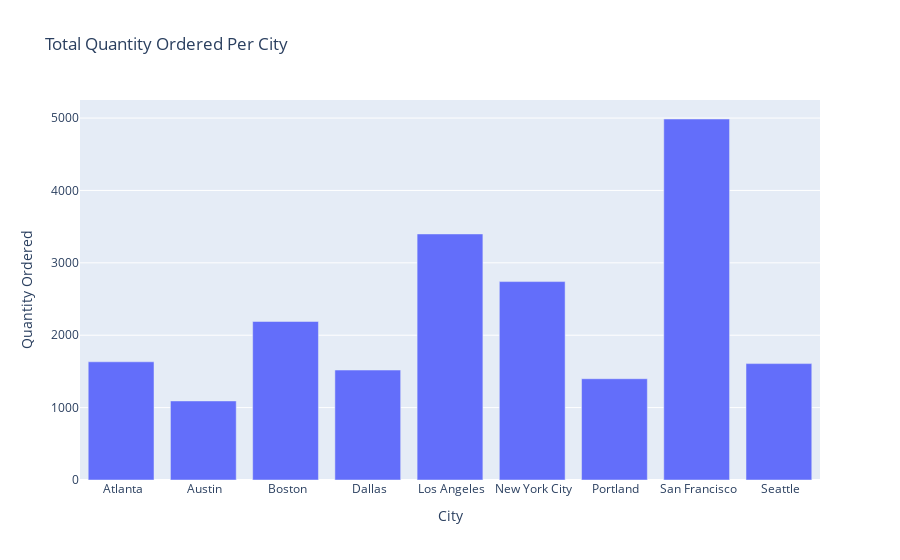
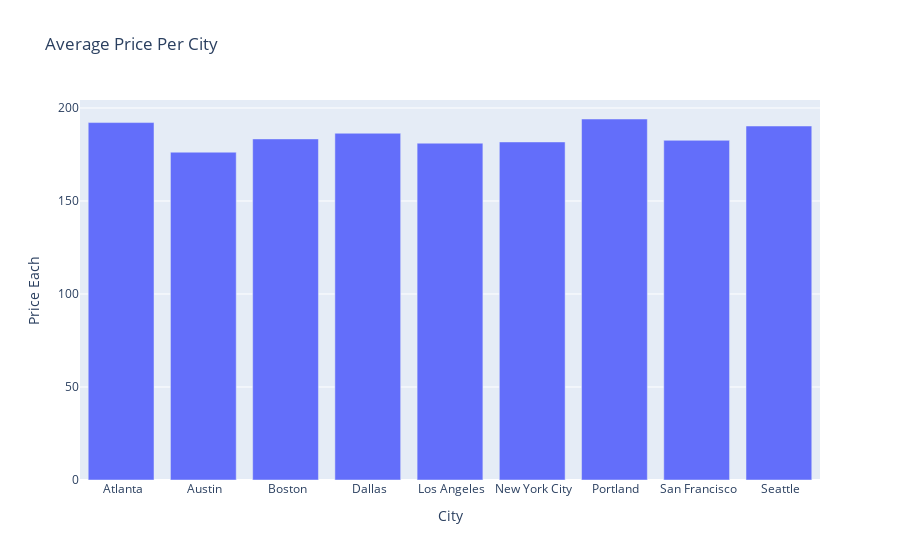
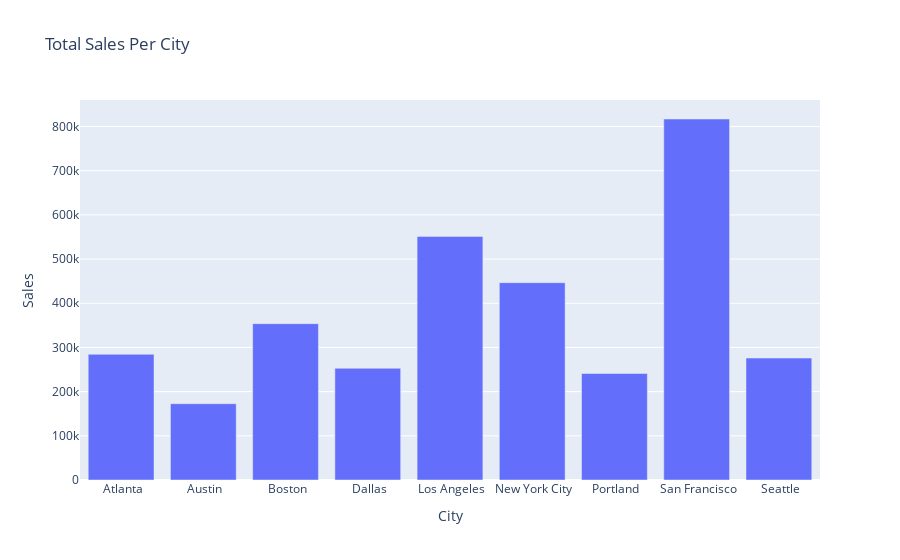

These figures' notebook cell, in order:
### Markdown cell above
Product, Order Date, Order Hour, Purchase Address
Quantity Ordered, Price Each, Sales

### Code cell
df["Quantity Ordered"] = pd.to_numeric(df["Quantity Ordered"], errors="coerce")
df["Price Each"] = pd.to_numeric(df["Price Each"], errors="coerce")
df["Sales"] = df["Price Each"] * df["Quantity Ordered"]
df["City"] = df["Purchase Address"].str.split(",", expand=True)[1]


df["Order Date"] = pd.to_datetime(df["Order Date"], format="%m/%d/%y %H:%M", errors="coerce")
df["Date"] = df["Order Date"].dt.date
df["Time"] = df["Order Date"].dt.time
df["Month"] = df["Order Date"].dt.month
df["Week"] = df["Order Date"].dt.isocalendar().week
df["Day"] = df["Order Date"].dt.day
df["Hour"] = df["Order Date"].dt.hour



group = ["Product", "Date", "Time", "Month", "Week", "Day", "Hour", "City"]
value_info = ["Quantity Ordered", "Price Each", "Sales"]

group_index = 7

value_info_index = 0
quantity = df.groupby(group[group_index], as_index=False)[value_info[value_info_index]].sum()
quantity_figure = px.bar(quantity, x=group[group_index], y=value_info[value_info_index], title=f"Total Quantity Ordered Per {group[group_index]}")
quantity_figure.show() 


value_info_index = 1
price = df.groupby(group[group_index], as_index=False)[value_info[value_info_index]].mean()
price_figure = px.bar(price, x=group[group_index], y=value_info[value_info_index], title=f"Average Price Per {group[group_index]}")
price_figure.show() 


value_info_index = 2
sales = df.groupby(group[group_index], as_index=False)[value_info[value_info_index]].sum()
sales_figure = px.bar(sales, x=group[group_index], y=value_info[value_info_index], title=f"Total Sales Per {group[group_index]}")
sales_figure.show() 

# print(quantity[value_info[value_info_index]].sum(), price[value_info[value_info_index]].sum(), sales[value_info[value_info_index]].sum())

### Figure 1 — Plotly figure (JSON) as saved in the notebook; plotly's stock layout.template omitted (floating-point values rounded to 4 significant figures)
{"data": [{"hovertemplate": "City=%{x}<br>Quantity Ordered=%{y}<extra></extra>", "legendgroup": "", "marker": {"color": "#636efa", "pattern": {"shape": ""}}, "name": "", "orientation": "v", "showlegend": false, "textposition": "auto", "type": "bar", "x": [" Atlanta", " Austin", " Boston", " Dallas", " Los Angeles", " New York City", " Portland", " San Francisco", " Seattle"], "xaxis": "x", "y": [1633.0, 1092.0, 2190.0, 1519.0, 3399.0, 2741.0, 1399.0, 4987.0, 1608.0], "yaxis": "y"}], "layout": {"barmode": "relative", "legend": {"tracegroupgap": 0}, "title": {"text": "Total Quantity Ordered Per City"}, "xaxis": {"anchor": "y", "domain": [0, 1], "title": {"text": "City"}}, "yaxis": {"anchor": "x", "domain": [0, 1], "title": {"text": "Quantity Ordered"}}}}

### Figure 2 — Plotly figure (JSON) as saved in the notebook; plotly's stock layout.template omitted (floating-point values rounded to 4 significant figures)
{"data": [{"hovertemplate": "City=%{x}<br>Price Each=%{y}<extra></extra>", "legendgroup": "", "marker": {"color": "#636efa", "pattern": {"shape": ""}}, "name": "", "orientation": "v", "showlegend": false, "textposition": "auto", "type": "bar", "x": [" Atlanta", " Austin", " Boston", " Dallas", " Los Angeles", " New York City", " Portland", " San Francisco", " Seattle"], "xaxis": "x", "y": [192.2, 176.2, 183.4, 186.4, 181.1, 181.8, 194.1, 182.6, 190.3], "yaxis": "y"}], "layout": {"barmode": "relative", "legend": {"tracegroupgap": 0}, "title": {"text": "Average Price Per City"}, "xaxis": {"anchor": "y", "domain": [0, 1], "title": {"text": "City"}}, "yaxis": {"anchor": "x", "domain": [0, 1], "title": {"text": "Price Each"}}}}

### Figure 3 — Plotly figure (JSON) as saved in the notebook; plotly's stock layout.template omitted (floating-point values rounded to 4 significant figures)
{"data": [{"hovertemplate": "City=%{x}<br>Sales=%{y}<extra></extra>", "legendgroup": "", "marker": {"color": "#636efa", "pattern": {"shape": ""}}, "name": "", "orientation": "v", "showlegend": false, "textposition": "auto", "type": "bar", "x": [" Atlanta", " Austin", " Boston", " Dallas", " Los Angeles", " New York City", " Portland", " San Francisco", " Seattle"], "xaxis": "x", "y": [284500.0, 172700.0, 353900.0, 252800.0, 551400.0, 446600.0, 241100.0, 817100.0, 276000.0], "yaxis": "y"}], "layout": {"barmode": "relative", "legend": {"tracegroupgap": 0}, "title": {"text": "Total Sales Per City"}, "xaxis": {"anchor": "y", "domain": [0, 1], "title": {"text": "City"}}, "yaxis": {"anchor": "x", "domain": [0, 1], "title": {"text": "Sales"}}}}
